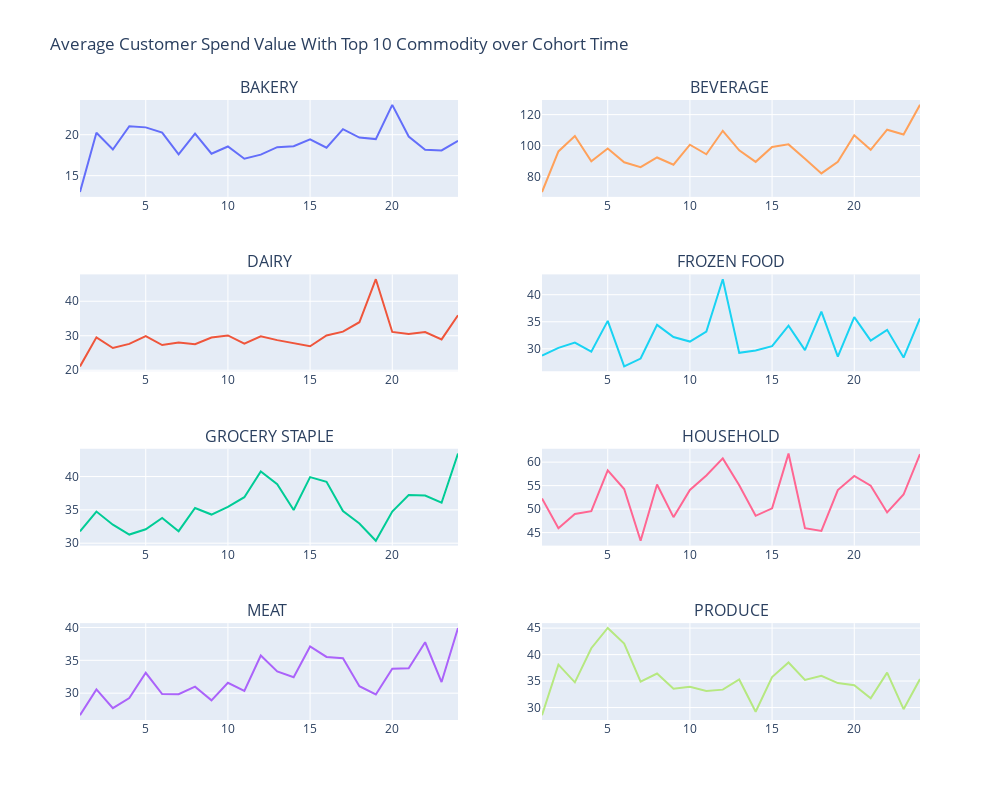

Here is the notebook cell this chart was saved with:
### Code cell
subs = com_dep.COMMODITY.unique()
fig = make_subplots(rows=4, cols=2,subplot_titles=subs)
for i in range(len(subs)):
    fig.append_trace(go.Scatter(
    x=com_dep[com_dep['COMMODITY']==subs[i]]['CohortIndex'],
    y=com_dep[com_dep['COMMODITY']==subs[i]]['avg_customer_spend_value'],name=subs[i]
), row=i%4+1, col=bool(i>3)+1)
fig.update_layout(height=800, width=1000, title_text="Average Customer Spend Value With Top 10 Commodity over Cohort Time",showlegend=False)
fig.show()

### Figure 1 — Plotly figure (JSON) as saved in the notebook; plotly's stock layout.template omitted (floating-point values rounded to 4 significant figures)
{"data": [{"name": "BAKERY", "type": "scatter", "x": [1, 2, 3, 4, 5, 6, 7, 8, 9, 10, 11, 12, 13, 14, 15, 16, 17, 18, 19, 20, 21, 22, 23, 24], "xaxis": "x", "y": [13.0, 20.25, 18.2, 21.04, 20.9, 20.25, 17.61, 20.12, 17.68, 18.56, 17.07, 17.56, 18.47, 18.6, 19.44, 18.41, 20.68, 19.65, 19.46, 23.65, 19.77, 18.16, 18.08, 19.26], "yaxis": "y"}, {"name": "BEVERAGE ", "type": "scatter", "x": [1, 2, 3, 4, 5, 6, 7, 8, 9, 10, 11, 12, 13, 14, 15, 16, 17, 18, 19, 20, 21, 22, 23, 24], "xaxis": "x3", "y": [21.11, 29.55, 26.44, 27.63, 29.88, 27.3, 28.01, 27.55, 29.47, 30.09, 27.73, 29.82, 28.73, 27.76, 26.94, 30.06, 31.18, 33.92, 46.39, 31.1, 30.52, 31.09, 28.95, 35.94], "yaxis": "y3"}, {"name": "DAIRY", "type": "scatter", "x": [1, 2, 3, 4, 5, 6, 7, 8, 9, 10, 11, 12, 13, 14, 15, 16, 17, 18, 19, 20, 21, 22, 23, 24], "xaxis": "x5", "y": [31.76, 34.75, 32.77, 31.3, 32.1, 33.79, 31.8, 35.28, 34.3, 35.45, 36.91, 40.77, 38.85, 34.99, 39.91, 39.21, 34.82, 32.96, 30.36, 34.74, 37.22, 37.14, 36.07, 43.44], "yaxis": "y5"}, {"name": "FROZEN FOOD", "type": "scatter", "x": [1, 2, 3, 4, 5, 6, 7, 8, 9, 10, 11, 12, 13, 14, 15, 16, 17, 18, 19, 20, 21, 22, 23, 24], "xaxis": "x7", "y": [26.66, 30.57, 27.72, 29.25, 33.1, 29.87, 29.84, 30.98, 28.91, 31.59, 30.36, 35.73, 33.31, 32.42, 37.11, 35.51, 35.33, 31.06, 29.8, 33.73, 33.8, 37.75, 31.7, 39.92], "yaxis": "y7"}, {"name": "GROCERY STAPLE", "type": "scatter", "x": [1, 2, 3, 4, 5, 6, 7, 8, 9, 10, 11, 12, 13, 14, 15, 16, 17, 18, 19, 20, 21, 22, 23, 24], "xaxis": "x2", "y": [69.99, 96.23, 106.2, 89.9, 98.11, 89.23, 86.06, 92.31, 87.63, 100.6, 94.37, 109.5, 96.93, 89.49, 99.06, 100.8, 91.54, 82.03, 89.59, 106.7, 97.28, 110.3, 107.1, 126.3], "yaxis": "y2"}, {"name": "HOUSEHOLD", "type": "scatter", "x": [1, 2, 3, 4, 5, 6, 7, 8, 9, 10, 11, 12, 13, 14, 15, 16, 17, 18, 19, 20, 21, 22, 23, 24], "xaxis": "x4", "y": [28.72, 30.17, 31.15, 29.46, 35.17, 26.75, 28.2, 34.43, 32.19, 31.33, 33.2, 42.86, 29.25, 29.68, 30.49, 34.28, 29.76, 36.86, 28.57, 35.85, 31.52, 33.51, 28.37, 35.62], "yaxis": "y4"}, {"name": "MEAT ", "type": "scatter", "x": [1, 2, 3, 4, 5, 6, 7, 8, 9, 10, 11, 12, 13, 14, 15, 16, 17, 18, 19, 20, 21, 22, 23, 24], "xaxis": "x6", "y": [52.27, 45.91, 48.98, 49.55, 58.24, 54.27, 43.26, 55.23, 48.28, 54.09, 57.17, 60.79, 55.08, 48.57, 50.15, 61.82, 45.93, 45.34, 54.05, 57.07, 54.97, 49.29, 53.1, 61.69], "yaxis": "y6"}, {"name": "PRODUCE", "type": "scatter", "x": [1, 2, 3, 4, 5, 6, 7, 8, 9, 10, 11, 12, 13, 14, 15, 16, 17, 18, 19, 20, 21, 22, 23, 24], "xaxis": "x8", "y": [28.56, 38.1, 34.76, 41.21, 45.03, 42.08, 34.9, 36.42, 33.56, 33.91, 33.12, 33.38, 35.31, 29.2, 35.76, 38.5, 35.2, 35.99, 34.62, 34.23, 31.75, 36.59, 29.69, 35.38], "yaxis": "y8"}], "layout": {"annotations": [{"font": {"size": 16}, "showarrow": false, "text": "BAKERY", "x": 0.225, "xanchor": "center", "xref": "paper", "y": 1, "yanchor": "bottom", "yref": "paper"}, {"font": {"size": 16}, "showarrow": false, "text": "BEVERAGE ", "x": 0.775, "xanchor": "center", "xref": "paper", "y": 1, "yanchor": "bottom", "yref": "paper"}, {"font": {"size": 16}, "showarrow": false, "text": "DAIRY", "x": 0.225, "xanchor": "center", "xref": "paper", "y": 0.7188, "yanchor": "bottom", "yref": "paper"}, {"font": {"size": 16}, "showarrow": false, "text": "FROZEN FOOD", "x": 0.775, "xanchor": "center", "xref": "paper", "y": 0.7188, "yanchor": "bottom", "yref": "paper"}, {"font": {"size": 16}, "showarrow": false, "text": "GROCERY STAPLE", "x": 0.225, "xanchor": "center", "xref": "paper", "y": 0.4375, "yanchor": "bottom", "yref": "paper"}, {"font": {"size": 16}, "showarrow": false, "text": "HOUSEHOLD", "x": 0.775, "xanchor": "center", "xref": "paper", "y": 0.4375, "yanchor": "bottom", "yref": "paper"}, {"font": {"size": 16}, "showarrow": false, "text": "MEAT ", "x": 0.225, "xanchor": "center", "xref": "paper", "y": 0.1562, "yanchor": "bottom", "yref": "paper"}, {"font": {"size": 16}, "showarrow": false, "text": "PRODUCE", "x": 0.775, "xanchor": "center", "xref": "paper", "y": 0.1562, "yanchor": "bottom", "yref": "paper"}], "height": 800, "showlegend": false, "title": {"text": "Average Customer Spend Value With Top 10 Commodity over Cohort Time"}, "width": 1000, "xaxis": {"anchor": "y", "domain": [0, 0.45]}, "xaxis2": {"anchor": "y2", "domain": [0.55, 1]}, "xaxis3": {"anchor": "y3", "domain": [0, 0.45]}, "xaxis4": {"anchor": "y4", "domain": [0.55, 1]}, "xaxis5": {"anchor": "y5", "domain": [0, 0.45]}, "xaxis6": {"anchor": "y6", "domain": [0.55, 1]}, "xaxis7": {"anchor": "y7", "domain": [0, 0.45]}, "xaxis8": {"anchor": "y8", "domain": [0.55, 1]}, "yaxis": {"anchor": "x", "domain": [0.8438, 1]}, "yaxis2": {"anchor": "x2", "domain": [0.8438, 1]}, "yaxis3": {"anchor": "x3", "domain": [0.5625, 0.7188]}, "yaxis4": {"anchor": "x4", "domain": [0.5625, 0.7188]}, "yaxis5": {"anchor": "x5", "domain": [0.2812, 0.4375]}, "yaxis6": {"anchor": "x6", "domain": [0.2812, 0.4375]}, "yaxis7": {"anchor": "x7", "domain": [0, 0.1562]}, "yaxis8": {"anchor": "x8", "domain": [0, 0.1562]}}}
